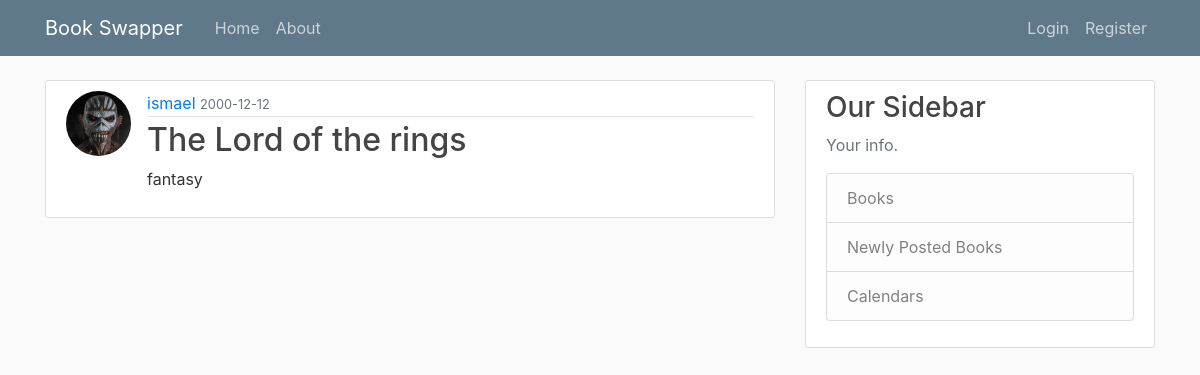
Screenshot of /book/1 with the database file from the repository.
### book_swapper/models.py (models this page shows, shortened)
class User(db.Model, UserMixin):
    id = db.Column(db.Integer, primary_key=True)
    username = db.Column(db.String(20), unique=True, nullable=False)
    email = db.Column(db.String(120), unique=True, nullable=False)
    image_file = db.Column(db.String(20), nullable=False, default='default.jpg')
    password = db.Column(db.String(60), nullable=False)
    school = db.Column(db.String(60), nullable = True)
    city = db.Column(db.String(60), nullable = True)
    books = db.relationship('Book', backref='owner', lazy=True)

class Book(db.Model):
    id = db.Column(db.Integer, primary_key=True)
    title = db.Column(db.String(100), nullable=False)
    subject = db.Column(db.String(30), nullable = False)
    isbn = db.Column(db.String(15), nullable=False)
    subject_subcategory = db.Column(db.String(30), nullable=True)
    date_posted = db.Column(db.DateTime, nullable=False, default=datetime.utcnow)
    condition = db.Column(db.Text, nullable=True)
    user_id = db.Column(db.Integer, db.ForeignKey('user.id'), nullable=True)

### book_swapper/books/routes.py (the view)
@books.route("/book/<int:book_id>")
def book(book_id):
    book = Book.query.get_or_404(book_id)
    return render_template('book.html', title=book.title, book=book)

### book_swapper/templates/book.html (shortened to what this page needs)
{% extends "layout.html" %}
{% block content %}
    <article class="media content-section">
        <img class = "rounded-circle article-img" src="{{url_for('static', filename='profile_pics/' + book.owner.image_file)}}">
      <div class="media-body">
        <div class="article-metadata">
          <a href="{{url_for('users.user_books', username=book.owner.username)}}">{{ book.owner.username }}</a>
          <small class="text-muted">{{ book.date_posted.strftime('%Y-%m-%d') }}</small>
        </div>
          <h2 class="article-title"><a>{{ book.title }}</a></h2>
        <p class="article-content">{{ book.subject }}</p>
      </div>
    </article>
{% endblock content %}

### book_swapper/static/main.css (style rules this page uses)
body { background: #fafafa; color: #333333; margin-top: 5rem; }
h1, h2, h3, h4, h5, h6 { color: #444444; }
.content-section { background: #ffffff; padding: 10px 20px; border: 1px solid #dddddd; border-radius: 3px; margin-bottom: 20px; }
.article-title { color: #444444; }
.article-content { white-space: pre-line; }
.article-img { height: 65px; width: 65px; margin-right: 16px; }
.article-metadata { padding-bottom: 1px; margin-bottom: 4px; border-bottom: 1px solid #e3e3e3 }

### rows the page displays
User: image_file (placeholder picture), owner.username "ismael"
Book: date_posted "2000-12-12", title "The Lord of the rings", subject "fantasy"
